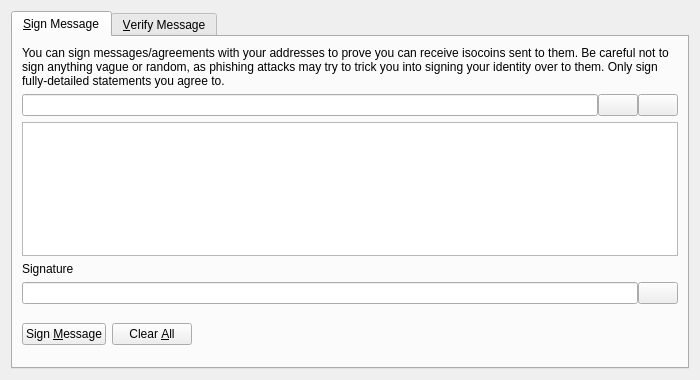
<?xml version="1.0" encoding="UTF-8"?>
<ui version="4.0">
 <class>SignVerifyMessageDialog</class>
 <widget class="QDialog" name="SignVerifyMessageDialog">
  <property name="geometry">
   <rect>
    <x>0</x>
    <y>0</y>
    <width>700</width>
    <height>380</height>
   </rect>
  </property>
  <property name="windowTitle">
   <string>Signatures - Sign / Verify a Message</string>
  </property>
  <property name="modal">
   <bool>true</bool>
  </property>
  <layout class="QVBoxLayout" name="verticalLayout">
   <item>
    <widget class="QTabWidget" name="tabWidget">
     <property name="currentIndex">
      <number>0</number>
     </property>
     <widget class="QWidget" name="tabSignMessage">
      <attribute name="title">
       <string>&amp;Sign Message</string>
      </attribute>
      <layout class="QVBoxLayout" name="verticalLayout_SM">
       <item>
        <widget class="QLabel" name="infoLabel_SM">
         <property name="text">
          <string>You can sign messages/agreements with your addresses to prove you can receive isocoins sent to them. Be careful not to sign anything vague or random, as phishing attacks may try to trick you into signing your identity over to them. Only sign fully-detailed statements you agree to.</string>
         </property>
         <property name="textFormat">
          <enum>Qt::PlainText</enum>
         </property>
         <property name="wordWrap">
          <bool>true</bool>
         </property>
        </widget>
       </item>
       <item>
        <layout class="QHBoxLayout" name="horizontalLayout_1_SM">
         <property name="spacing">
          <number>0</number>
         </property>
         <item>
          <widget class="QValidatedLineEdit" name="addressIn_SM">
           <property name="toolTip">
            <string>The Isocoin address to sign the message with</string>
           </property>
          </widget>
         </item>
         <item>
          <widget class="QPushButton" name="addressBookButton_SM">
           <property name="toolTip">
            <string>Choose previously used address</string>
           </property>
           <property name="text">
            <string/>
           </property>
           <property name="icon">
            <iconset resource="../isocoin.qrc">
             <normaloff>:/icons/address-book</normaloff>:/icons/address-book</iconset>
           </property>
           <property name="shortcut">
            <string>Alt+A</string>
           </property>
           <property name="autoDefault">
            <bool>false</bool>
           </property>
          </widget>
         </item>
         <item>
          <widget class="QPushButton" name="pasteButton_SM">
           <property name="toolTip">
            <string>Paste address from clipboard</string>
           </property>
           <property name="text">
            <string/>
           </property>
           <property name="icon">
            <iconset resource="../isocoin.qrc">
             <normaloff>:/icons/editpaste</normaloff>:/icons/editpaste</iconset>
           </property>
           <property name="shortcut">
            <string>Alt+P</string>
           </property>
           <property name="autoDefault">
            <bool>false</bool>
           </property>
          </widget>
         </item>
        </layout>
       </item>
       <item>
        <widget class="QPlainTextEdit" name="messageIn_SM">
         <property name="toolTip">
          <string>Enter the message you want to sign here</string>
         </property>
        </widget>
       </item>
       <item>
        <widget class="QLabel" name="signatureLabel_SM">
         <property name="text">
          <string>Signature</string>
         </property>
         <property name="textFormat">
          <enum>Qt::PlainText</enum>
         </property>
        </widget>
       </item>
       <item>
        <layout class="QHBoxLayout" name="horizontalLayout_2_SM">
         <property name="spacing">
          <number>0</number>
         </property>
         <item>
          <widget class="QLineEdit" name="signatureOut_SM">
           <property name="font">
            <font>
             <italic>true</italic>
            </font>
           </property>
           <property name="readOnly">
            <bool>true</bool>
           </property>
          </widget>
         </item>
         <item>
          <widget class="QPushButton" name="copySignatureButton_SM">
           <property name="toolTip">
            <string>Copy the current signature to the system clipboard</string>
           </property>
           <property name="text">
            <string/>
           </property>
           <property name="icon">
            <iconset resource="../isocoin.qrc">
             <normaloff>:/icons/editcopy</normaloff>:/icons/editcopy</iconset>
           </property>
           <property name="autoDefault">
            <bool>false</bool>
           </property>
          </widget>
         </item>
        </layout>
       </item>
       <item>
        <layout class="QHBoxLayout" name="horizontalLayout_3_SM">
         <item>
          <widget class="QPushButton" name="signMessageButton_SM">
           <property name="toolTip">
            <string>Sign the message to prove you own this Isocoin address</string>
           </property>
           <property name="text">
            <string>Sign &amp;Message</string>
           </property>
           <property name="icon">
            <iconset resource="../isocoin.qrc">
             <normaloff>:/icons/edit</normaloff>:/icons/edit</iconset>
           </property>
           <property name="autoDefault">
            <bool>false</bool>
           </property>
          </widget>
         </item>
         <item>
          <widget class="QPushButton" name="clearButton_SM">
           <property name="toolTip">
            <string>Reset all sign message fields</string>
           </property>
           <property name="text">
            <string>Clear &amp;All</string>
           </property>
           <property name="icon">
            <iconset resource="../isocoin.qrc">
             <normaloff>:/icons/remove</normaloff>:/icons/remove</iconset>
           </property>
           <property name="autoDefault">
            <bool>false</bool>
           </property>
          </widget>
         </item>
         <item>
          <spacer name="horizontalSpacer_1_SM">
           <property name="orientation">
            <enum>Qt::Horizontal</enum>
           </property>
           <property name="sizeHint" stdset="0">
            <size>
             <width>40</width>
             <height>48</height>
            </size>
           </property>
          </spacer>
         </item>
         <item>
          <widget class="QLabel" name="statusLabel_SM">
           <property name="font">
            <font>
             <weight>75</weight>
             <bold>true</bold>
            </font>
           </property>
           <property name="text">
            <string/>
           </property>
           <property name="wordWrap">
            <bool>true</bool>
           </property>
          </widget>
         </item>
         <item>
          <spacer name="horizontalSpacer_2_SM">
           <property name="orientation">
            <enum>Qt::Horizontal</enum>
           </property>
           <property name="sizeHint" stdset="0">
            <size>
             <width>40</width>
             <height>48</height>
            </size>
           </property>
          </spacer>
         </item>
        </layout>
       </item>
      </layout>
     </widget>
     <widget class="QWidget" name="tabVerifyMessage">
      <attribute name="title">
       <string>&amp;Verify Message</string>
      </attribute>
      <layout class="QVBoxLayout" name="verticalLayout_VM">
       <item>
        <widget class="QLabel" name="infoLabel_VM">
         <property name="text">
          <string>Enter the receiver's address, message (ensure you copy line breaks, spaces, tabs, etc. exactly) and signature below to verify the message. Be careful not to read more into the signature than what is in the signed message itself, to avoid being tricked by a man-in-the-middle attack. Note that this only proves the signing party receives with the address, it cannot prove sendership of any transaction!</string>
         </property>
         <property name="textFormat">
          <enum>Qt::PlainText</enum>
         </property>
         <property name="alignment">
          <set>Qt::AlignLeading|Qt::AlignLeft|Qt::AlignTop</set>
         </property>
         <property name="wordWrap">
          <bool>true</bool>
         </property>
        </widget>
       </item>
       <item>
        <layout class="QHBoxLayout" name="horizontalLayout_1_VM">
         <property name="spacing">
          <number>0</number>
         </property>
         <item>
          <widget class="QValidatedLineEdit" name="addressIn_VM">
           <property name="toolTip">
            <string>The Isocoin address the message was signed with</string>
           </property>
          </widget>
         </item>
         <item>
          <widget class="QPushButton" name="addressBookButton_VM">
           <property name="toolTip">
            <string>Choose previously used address</string>
           </property>
           <property name="text">
            <string/>
           </property>
           <property name="icon">
            <iconset resource="../isocoin.qrc">
             <normaloff>:/icons/address-book</normaloff>:/icons/address-book</iconset>
           </property>
           <property name="shortcut">
            <string>Alt+A</string>
           </property>
           <property name="autoDefault">
            <bool>false</bool>
           </property>
          </widget>
         </item>
        </layout>
       </item>
       <item>
        <widget class="QPlainTextEdit" name="messageIn_VM"/>
       </item>
       <item>
        <widget class="QValidatedLineEdit" name="signatureIn_VM"/>
       </item>
       <item>
        <layout class="QHBoxLayout" name="horizontalLayout_2_VM">
         <item>
          <widget class="QPushButton" name="verifyMessageButton_VM">
           <property name="toolTip">
            <string>Verify the message to ensure it was signed with the specified Isocoin address</string>
           </property>
           <property name="text">
            <string>Verify &amp;Message</string>
           </property>
           <property name="icon">
            <iconset resource="../isocoin.qrc">
             <normaloff>:/icons/transaction_0</normaloff>:/icons/transaction_0</iconset>
           </property>
           <property name="autoDefault">
            <bool>false</bool>
           </property>
          </widget>
         </item>
         <item>
          <widget class="QPushButton" name="clearButton_VM">
           <property name="toolTip">
            <string>Reset all verify message fields</string>
           </property>
           <property name="text">
            <string>Clear &amp;All</string>
           </property>
           <property name="icon">
            <iconset resource="../isocoin.qrc">
             <normaloff>:/icons/remove</normaloff>:/icons/remove</iconset>
           </property>
           <property name="autoDefault">
            <bool>false</bool>
           </property>
          </widget>
         </item>
         <item>
          <spacer name="horizontalSpacer_1_VM">
           <property name="orientation">
            <enum>Qt::Horizontal</enum>
           </property>
           <property name="sizeHint" stdset="0">
            <size>
             <width>40</width>
             <height>48</height>
            </size>
           </property>
          </spacer>
         </item>
         <item>
          <widget class="QLabel" name="statusLabel_VM">
           <property name="font">
            <font>
             <weight>75</weight>
             <bold>true</bold>
            </font>
           </property>
           <property name="text">
            <string/>
           </property>
           <property name="wordWrap">
            <bool>true</bool>
           </property>
          </widget>
         </item>
         <item>
          <spacer name="horizontalSpacer_2_VM">
           <property name="orientation">
            <enum>Qt::Horizontal</enum>
           </property>
           <property name="sizeHint" stdset="0">
            <size>
             <width>40</width>
             <height>48</height>
            </size>
           </property>
          </spacer>
         </item>
        </layout>
       </item>
      </layout>
     </widget>
    </widget>
   </item>
  </layout>
 </widget>
 <customwidgets>
  <customwidget>
   <class>QValidatedLineEdit</class>
   <extends>QLineEdit</extends>
   <header>qt/qvalidatedlineedit.h</header>
  </customwidget>
 </customwidgets>
 <resources>
  <include location="../isocoin.qrc"/>
 </resources>
 <connections/>
</ui>
